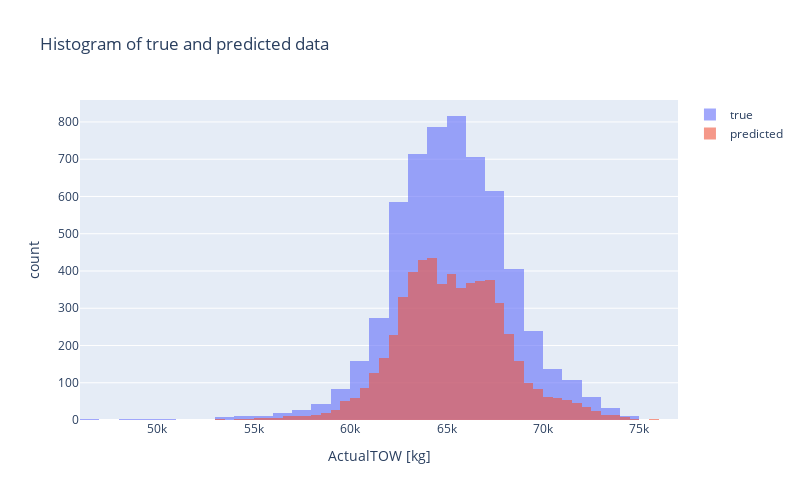
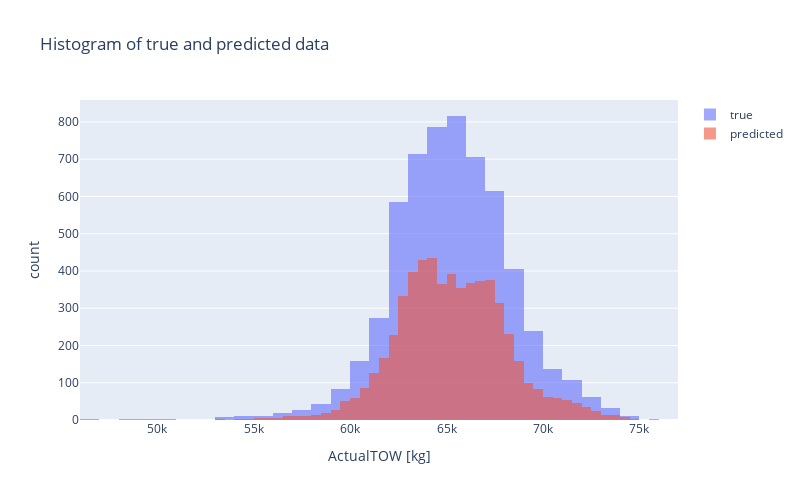
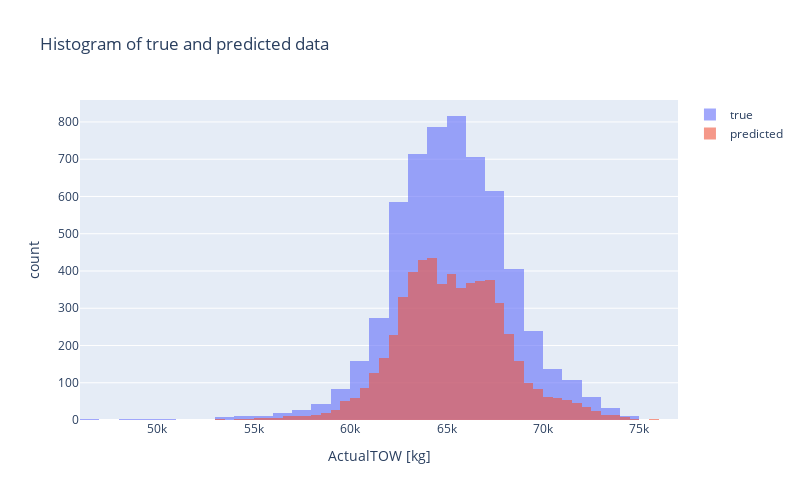
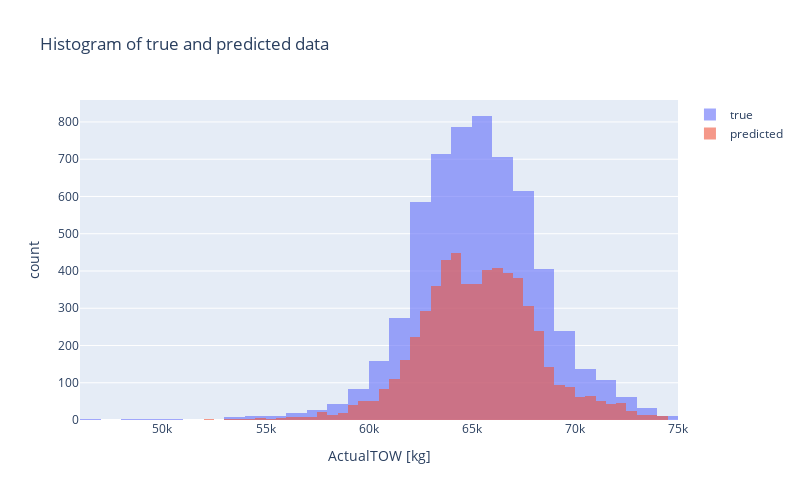

The code cell stored with these charts, in order, in its notebook:
### Markdown cell above
# Training of models with the best parameters and reasults compiration

### Code cell
with open('../best_models_params.json', 'r') as f:
    best_results = json.load(f)
    
for model_class in [LinearRegression, Ridge, Lasso, RandomForestRegressor, XGBRegressor]:  
    best_params = best_results[model_class.__name__]
    n_features = best_params.pop("n_features")

    final_model = Pipeline([
        ("scaler", StandardScaler()),
        ("feature_selection", SelectKBest(score_func=f_regression, k=n_features)),
        ("regressor", model_class(**best_params))
    ])

    final_model.fit(X_train, y_train)
    y_pred = final_model.predict(X_val)

    rmse = root_mean_squared_error(y_val, y_pred)
    print(f'########## {model_class.__name__} ##########')
    print(f"RMSE on the validation set: {rmse:.2f}")
    plot_results_compiration(y_pred, y_val)

### Figure 1 — Plotly figure (JSON) as saved in the notebook; plotly's stock layout.template omitted (floating-point values rounded to 4 significant figures; data arrays with more than 128 entries replaced by an {"elided": "..."} marker saying what was removed)
{"data": [{"name": "true", "nbinsx": 50, "opacity": 0.6, "type": "histogram", "x": {"elided": "5860 int values"}}, {"name": "predicted", "nbinsx": 50, "opacity": 0.6, "type": "histogram", "x": {"elided": "5860 float values"}}], "layout": {"barmode": "overlay", "height": 500, "title": {"text": "Histogram of true and predicted data"}, "width": 800, "xaxis": {"title": {"text": "ActualTOW [kg]"}}, "yaxis": {"title": {"text": "count"}}}}

### Figure 2 — Plotly figure (JSON) as saved in the notebook; plotly's stock layout.template omitted (floating-point values rounded to 4 significant figures; data arrays with more than 128 entries replaced by an {"elided": "..."} marker saying what was removed)
{"data": [{"name": "true", "nbinsx": 50, "opacity": 0.6, "type": "histogram", "x": {"elided": "5860 int values"}}, {"name": "predicted", "nbinsx": 50, "opacity": 0.6, "type": "histogram", "x": {"elided": "5860 float values"}}], "layout": {"barmode": "overlay", "height": 500, "title": {"text": "Histogram of true and predicted data"}, "width": 800, "xaxis": {"title": {"text": "ActualTOW [kg]"}}, "yaxis": {"title": {"text": "count"}}}}

### Figure 3 — Plotly figure (JSON) as saved in the notebook; plotly's stock layout.template omitted (floating-point values rounded to 4 significant figures; data arrays with more than 128 entries replaced by an {"elided": "..."} marker saying what was removed)
{"data": [{"name": "true", "nbinsx": 50, "opacity": 0.6, "type": "histogram", "x": {"elided": "5860 int values"}}, {"name": "predicted", "nbinsx": 50, "opacity": 0.6, "type": "histogram", "x": {"elided": "5860 float values"}}], "layout": {"barmode": "overlay", "height": 500, "title": {"text": "Histogram of true and predicted data"}, "width": 800, "xaxis": {"title": {"text": "ActualTOW [kg]"}}, "yaxis": {"title": {"text": "count"}}}}

### Figure 4 — Plotly figure (JSON) as saved in the notebook; plotly's stock layout.template omitted (floating-point values rounded to 4 significant figures; data arrays with more than 128 entries replaced by an {"elided": "..."} marker saying what was removed)
{"data": [{"name": "true", "nbinsx": 50, "opacity": 0.6, "type": "histogram", "x": {"elided": "5860 int values"}}, {"name": "predicted", "nbinsx": 50, "opacity": 0.6, "type": "histogram", "x": {"elided": "5860 float values"}}], "layout": {"barmode": "overlay", "height": 500, "title": {"text": "Histogram of true and predicted data"}, "width": 800, "xaxis": {"title": {"text": "ActualTOW [kg]"}}, "yaxis": {"title": {"text": "count"}}}}
